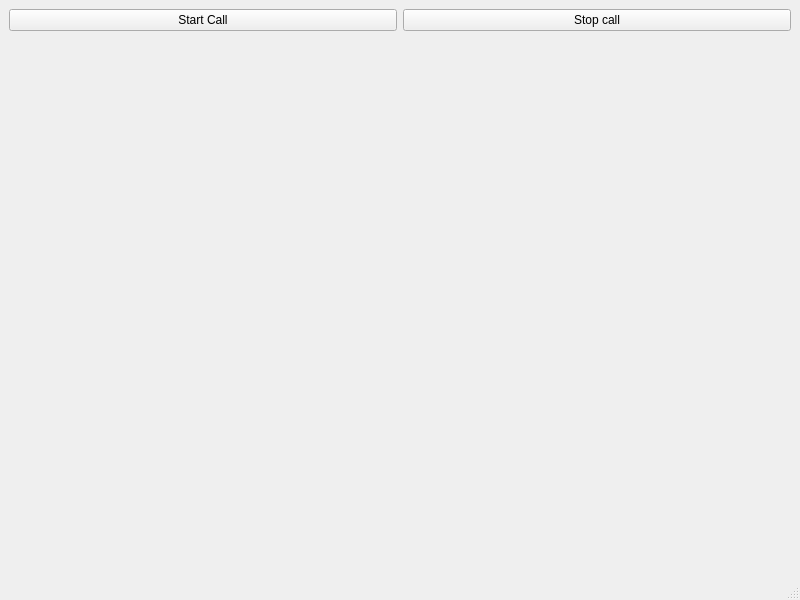
<?xml version="1.0" encoding="UTF-8"?>
<ui version="4.0">
 <class>MainWindow</class>
 <widget class="QMainWindow" name="MainWindow">
  <property name="geometry">
   <rect>
    <x>0</x>
    <y>0</y>
    <width>800</width>
    <height>600</height>
   </rect>
  </property>
  <property name="windowTitle">
   <string>MainWindow</string>
  </property>
  <widget class="QWidget" name="centralwidget">
   <layout class="QGridLayout" name="gridLayout">
    <item row="0" column="0">
     <widget class="QPushButton" name="pushButton_Start_Camera">
      <property name="text">
       <string>Start Call</string>
      </property>
     </widget>
    </item>
    <item row="0" column="1">
     <widget class="QPushButton" name="pushButton_Stop_Camera">
      <property name="text">
       <string>Stop call</string>
      </property>
     </widget>
    </item>
    <item row="1" column="0" colspan="2">
     <widget class="QCameraViewfinder" name="widget_Camera_View" native="true">
      <property name="autoFillBackground">
       <bool>true</bool>
      </property>
     </widget>
    </item>
   </layout>
  </widget>
  <widget class="QMenuBar" name="menubar">
   <property name="geometry">
    <rect>
     <x>0</x>
     <y>0</y>
     <width>800</width>
     <height>22</height>
    </rect>
   </property>
  </widget>
  <widget class="QStatusBar" name="statusbar"/>
 </widget>
 <customwidgets>
  <customwidget>
   <class>QCameraViewfinder</class>
   <extends>QWidget</extends>
   <header location="global">qcameraviewfinder.h</header>
   <container>1</container>
  </customwidget>
 </customwidgets>
 <resources/>
 <connections/>
</ui>
